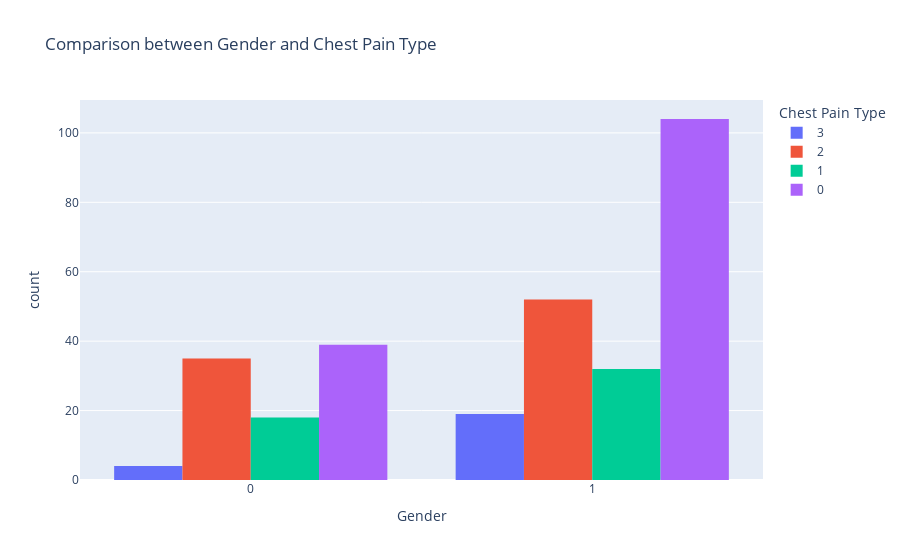
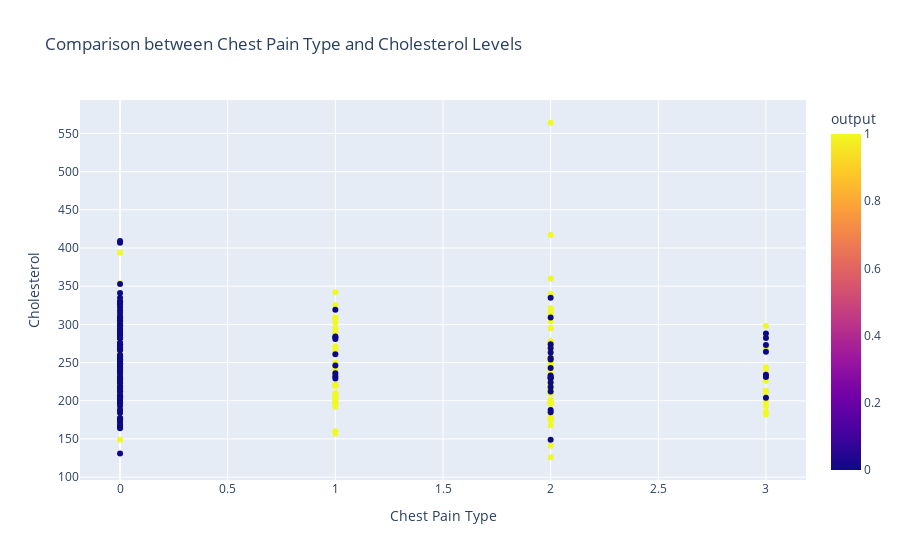

Write notebook code for charts like these, in order.
### Code cell
import plotly.express as px

# Compare gender and chest pain type
fig1 = px.histogram(df, x='sex', color='cp', barmode='group',
                    labels={'sex': 'Gender', 'cp': 'Chest Pain Type'},
                    title='Comparison between Gender and Chest Pain Type')
fig1.show()

# Compare chest pain type and cholesterol levels
fig2 = px.scatter(df, x='cp', y='chol', color='output',
                  labels={'cp': 'Chest Pain Type', 'chol': 'Cholesterol'},
                  title='Comparison between Chest Pain Type and Cholesterol Levels',
                  hover_data=['age'])
fig2.show()

### Figure 1 — Plotly figure (JSON) as saved in the notebook; plotly's stock layout.template omitted (floating-point values rounded to 4 significant figures; data arrays with more than 128 entries replaced by an {"elided": "..."} marker saying what was removed)
{"data": [{"alignmentgroup": "True", "bingroup": "x", "hovertemplate": "Chest Pain Type=3<br>Gender=%{x}<br>count=%{y}<extra></extra>", "legendgroup": "3", "marker": {"color": "#636efa", "pattern": {"shape": ""}}, "name": "3", "offsetgroup": "3", "orientation": "v", "showlegend": true, "type": "histogram", "x": [1, 1, 0, 0, 0, 1, 1, 1, 1, 1, 1, 1, 1, 1, 0, 1, 1, 1, 1, 1, 1, 1, 1], "xaxis": "x", "yaxis": "y"}, {"alignmentgroup": "True", "bingroup": "x", "hovertemplate": "Chest Pain Type=2<br>Gender=%{x}<br>count=%{y}<extra></extra>", "legendgroup": "2", "marker": {"color": "#EF553B", "pattern": {"shape": ""}}, "name": "2", "offsetgroup": "2", "orientation": "v", "showlegend": true, "type": "histogram", "x": [1, 1, 1, 0, 0, 0, 1, 1, 1, 1, 0, 1, 1, 0, 0, 1, 0, 0, 0, 1, 1, 1, 0, 0, 1, 0, 0, 0, 1, 1, 1, 1, 0, 1, 1, 1, 0, 0, 1, 0, 1, 1, 1, 1, 1, 1, 0, 1, 0, 0, 1, 0, 0, 0, 0, 0, 0, 0, 0, 0, 0, 0, 1, 1, 0, 0, 1, 1, 1, 1, 1, 1, 1, 1, 1, 1, 1, 1, 1, 0, 1, 1, 1, 1, 1, 1, 1], "xaxis": "x", "yaxis": "y"}, {"alignmentgroup": "True", "bingroup": "x", "hovertemplate": "Chest Pain Type=1<br>Gender=%{x}<br>count=%{y}<extra></extra>", "legendgroup": "1", "marker": {"color": "#00cc96", "pattern": {"shape": ""}}, "name": "1", "offsetgroup": "1", "orientation": "v", "showlegend": true, "type": "histogram", "x": [0, 1, 0, 1, 1, 0, 0, 1, 1, 1, 1, 1, 1, 0, 1, 1, 0, 1, 1, 1, 1, 0, 0, 0, 0, 1, 0, 0, 0, 0, 1, 1, 0, 1, 1, 1, 1, 1, 1, 0, 1, 1, 1, 1, 1, 1, 1, 0, 1, 0], "xaxis": "x", "yaxis": "y"}, {"alignmentgroup": "True", "bingroup": "x", "hovertemplate": "Chest Pain Type=0<br>Gender=%{x}<br>count=%{y}<extra></extra>", "legendgroup": "0", "marker": {"color": "#ab63fa", "pattern": {"shape": ""}}, "name": "0", "offsetgroup": "0", "orientation": "v", "showlegend": true, "type": "histogram", "x": {"elided": "143 int values"}, "xaxis": "x", "yaxis": "y"}], "layout": {"barmode": "group", "legend": {"title": {"text": "Chest Pain Type"}, "tracegroupgap": 0}, "title": {"text": "Comparison between Gender and Chest Pain Type"}, "xaxis": {"anchor": "y", "domain": [0, 1], "title": {"text": "Gender"}}, "yaxis": {"anchor": "x", "domain": [0, 1], "title": {"text": "count"}}}}

### Figure 2 — Plotly figure (JSON) as saved in the notebook; plotly's stock layout.template omitted (floating-point values rounded to 4 significant figures; data arrays with more than 128 entries replaced by an {"elided": "..."} marker saying what was removed)
{"data": [{"customdata": {"elided": "303x1 int values"}, "hovertemplate": "Chest Pain Type=%{x}<br>Cholesterol=%{y}<br>age=%{customdata[0]}<br>output=%{marker.color}<extra></extra>", "legendgroup": "", "marker": {"color": {"elided": "303 int values"}, "coloraxis": "coloraxis", "symbol": "circle"}, "mode": "markers", "name": "", "orientation": "v", "showlegend": false, "type": "scatter", "x": {"elided": "303 int values"}, "xaxis": "x", "y": {"elided": "303 int values"}, "yaxis": "y"}], "layout": {"coloraxis": {"colorbar": {"title": {"text": "output"}}, "colorscale": [[0, "#0d0887"], [0.1111, "#46039f"], [0.2222, "#7201a8"], [0.3333, "#9c179e"], [0.4444, "#bd3786"], [0.5556, "#d8576b"], [0.6667, "#ed7953"], [0.7778, "#fb9f3a"], [0.8889, "#fdca26"], [1, "#f0f921"]]}, "legend": {"tracegroupgap": 0}, "title": {"text": "Comparison between Chest Pain Type and Cholesterol Levels"}, "xaxis": {"anchor": "y", "domain": [0, 1], "title": {"text": "Chest Pain Type"}}, "yaxis": {"anchor": "x", "domain": [0, 1], "title": {"text": "Cholesterol"}}}}
